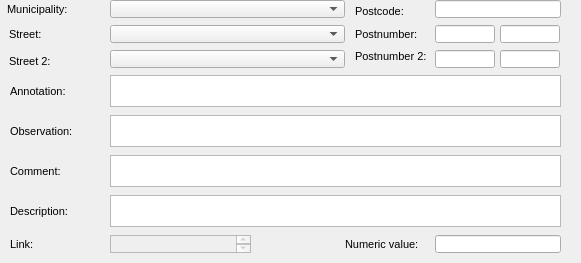
      <widget class="QWidget" name="page_48">
       <property name="geometry">
        <rect>
         <x>0</x>
         <y>0</y>
         <width>581</width>
         <height>263</height>
        </rect>
       </property>
       <attribute name="label">
        <string>Additional information</string>
       </attribute>
       <widget class="QLabel" name="label_streetaxis2_id">
        <property name="geometry">
         <rect>
          <x>9</x>
          <y>50</y>
          <width>83</width>
          <height>22</height>
         </rect>
        </property>
        <property name="font">
         <font>
          <pointsize>8</pointsize>
         </font>
        </property>
        <property name="frameShape">
         <enum>QFrame::NoFrame</enum>
        </property>
        <property name="frameShadow">
         <enum>QFrame::Plain</enum>
        </property>
        <property name="text">
         <string>Street 2:</string>
        </property>
        <property name="textFormat">
         <enum>Qt::AutoText</enum>
        </property>
        <property name="scaledContents">
         <bool>false</bool>
        </property>
        <property name="alignment">
         <set>Qt::AlignLeading|Qt::AlignLeft|Qt::AlignVCenter</set>
        </property>
        <property name="margin">
         <number>3</number>
        </property>
       </widget>
       <widget class="QLabel" name="label_comment">
        <property name="geometry">
         <rect>
          <x>10</x>
          <y>160</y>
          <width>90</width>
          <height>22</height>
         </rect>
        </property>
        <property name="font">
         <font>
          <pointsize>8</pointsize>
         </font>
        </property>
        <property name="frameShape">
         <enum>QFrame::NoFrame</enum>
        </property>
        <property name="frameShadow">
         <enum>QFrame::Plain</enum>
        </property>
        <property name="text">
         <string>Comment:</string>
        </property>
        <property name="textFormat">
         <enum>Qt::AutoText</enum>
        </property>
        <property name="scaledContents">
         <bool>false</bool>
        </property>
        <property name="alignment">
         <set>Qt::AlignLeading|Qt::AlignLeft|Qt::AlignVCenter</set>
        </property>
        <property name="margin">
         <number>3</number>
        </property>
       </widget>
       <widget class="QLabel" name="label_streetaxis_id">
        <property name="geometry">
         <rect>
          <x>9</x>
          <y>23</y>
          <width>99</width>
          <height>22</height>
         </rect>
        </property>
        <property name="font">
         <font>
          <pointsize>8</pointsize>
         </font>
        </property>
        <property name="frameShape">
         <enum>QFrame::NoFrame</enum>
        </property>
        <property name="frameShadow">
         <enum>QFrame::Plain</enum>
        </property>
        <property name="text">
         <string>Street:</string>
        </property>
        <property name="textFormat">
         <enum>Qt::AutoText</enum>
        </property>
        <property name="scaledContents">
         <bool>false</bool>
        </property>
        <property name="alignment">
         <set>Qt::AlignLeading|Qt::AlignLeft|Qt::AlignVCenter</set>
        </property>
        <property name="margin">
         <number>3</number>
        </property>
       </widget>
       <widget class="QLineEdit" name="postcode">
        <property name="geometry">
         <rect>
          <x>435</x>
          <y>0</y>
          <width>126</width>
          <height>18</height>
         </rect>
        </property>
        <property name="font">
         <font>
          <pointsize>8</pointsize>
         </font>
        </property>
        <property name="inputMask">
         <string/>
        </property>
        <property name="text">
         <string/>
        </property>
        <property name="frame">
         <bool>true</bool>
        </property>
       </widget>
       <widget class="QLabel" name="label_postcode">
        <property name="geometry">
         <rect>
          <x>355</x>
          <y>0</y>
          <width>83</width>
          <height>22</height>
         </rect>
        </property>
        <property name="font">
         <font>
          <pointsize>8</pointsize>
         </font>
        </property>
        <property name="frameShape">
         <enum>QFrame::NoFrame</enum>
        </property>
        <property name="frameShadow">
         <enum>QFrame::Plain</enum>
        </property>
        <property name="text">
         <string>Postcode:</string>
        </property>
        <property name="textFormat">
         <enum>Qt::AutoText</enum>
        </property>
        <property name="scaledContents">
         <bool>false</bool>
        </property>
        <property name="alignment">
         <set>Qt::AlignLeading|Qt::AlignLeft|Qt::AlignVCenter</set>
        </property>
        <property name="margin">
         <number>3</number>
        </property>
       </widget>
       <widget class="QLineEdit" name="num_value">
        <property name="geometry">
         <rect>
          <x>435</x>
          <y>235</y>
          <width>126</width>
          <height>18</height>
         </rect>
        </property>
        <property name="echoMode">
         <enum>QLineEdit::Normal</enum>
        </property>
       </widget>
       <widget class="QLineEdit" name="postcomplement">
        <property name="geometry">
         <rect>
          <x>500</x>
          <y>25</y>
          <width>60</width>
          <height>18</height>
         </rect>
        </property>
        <property name="font">
         <font>
          <pointsize>8</pointsize>
         </font>
        </property>
        <property name="inputMask">
         <string/>
        </property>
        <property name="text">
         <string/>
        </property>
        <property name="frame">
         <bool>true</bool>
        </property>
       </widget>
       <widget class="QLabel" name="label_muni_id">
        <property name="geometry">
         <rect>
          <x>7</x>
          <y>-2</y>
          <width>90</width>
          <height>22</height>
         </rect>
        </property>
        <property name="font">
         <font>
          <pointsize>8</pointsize>
         </font>
        </property>
        <property name="frameShape">
         <enum>QFrame::NoFrame</enum>
        </property>
        <property name="frameShadow">
         <enum>QFrame::Plain</enum>
        </property>
        <property name="text">
         <string>Municipality:</string>
        </property>
        <property name="textFormat">
         <enum>Qt::AutoText</enum>
        </property>
        <property name="scaledContents">
         <bool>false</bool>
        </property>
        <property name="alignment">
         <set>Qt::AlignLeading|Qt::AlignLeft|Qt::AlignVCenter</set>
        </property>
        <property name="margin">
         <number>3</number>
        </property>
       </widget>
       <widget class="QComboBox" name="muni_id">
        <property name="geometry">
         <rect>
          <x>110</x>
          <y>0</y>
          <width>235</width>
          <height>18</height>
         </rect>
        </property>
        <property name="font">
         <font>
          <pointsize>8</pointsize>
         </font>
        </property>
       </widget>
       <widget class="QLineEdit" name="postcomplement2">
        <property name="geometry">
         <rect>
          <x>500</x>
          <y>50</y>
          <width>60</width>
          <height>18</height>
         </rect>
        </property>
        <property name="font">
         <font>
          <pointsize>8</pointsize>
         </font>
        </property>
        <property name="inputMask">
         <string/>
        </property>
        <property name="text">
         <string/>
        </property>
        <property name="frame">
         <bool>true</bool>
        </property>
       </widget>
       <widget class="QComboBox" name="streetaxis2_id">
        <property name="geometry">
         <rect>
          <x>110</x>
          <y>50</y>
          <width>235</width>
          <height>18</height>
         </rect>
        </property>
        <property name="font">
         <font>
          <pointsize>8</pointsize>
         </font>
        </property>
       </widget>
       <widget class="QLabel" name="label_postnumber">
        <property name="geometry">
         <rect>
          <x>355</x>
          <y>23</y>
          <width>83</width>
          <height>22</height>
         </rect>
        </property>
        <property name="font">
         <font>
          <pointsize>8</pointsize>
         </font>
        </property>
        <property name="frameShape">
         <enum>QFrame::NoFrame</enum>
        </property>
        <property name="frameShadow">
         <enum>QFrame::Plain</enum>
        </property>
        <property name="text">
         <string>Postnumber:</string>
        </property>
        <property name="textFormat">
         <enum>Qt::AutoText</enum>
        </property>
        <property name="scaledContents">
         <bool>false</bool>
        </property>
        <property name="alignment">
         <set>Qt::AlignLeading|Qt::AlignLeft|Qt::AlignVCenter</set>
        </property>
        <property name="margin">
         <number>3</number>
        </property>
       </widget>
       <widget class="QLabel" name="label_num_value">
        <property name="geometry">
         <rect>
          <x>345</x>
          <y>233</y>
          <width>90</width>
          <height>22</height>
         </rect>
        </property>
        <property name="font">
         <font>
          <pointsize>8</pointsize>
         </font>
        </property>
        <property name="frameShape">
         <enum>QFrame::NoFrame</enum>
        </property>
        <property name="frameShadow">
         <enum>QFrame::Plain</enum>
        </property>
        <property name="text">
         <string>Numeric value:</string>
        </property>
        <property name="textFormat">
         <enum>Qt::AutoText</enum>
        </property>
        <property name="scaledContents">
         <bool>false</bool>
        </property>
        <property name="alignment">
         <set>Qt::AlignLeading|Qt::AlignLeft|Qt::AlignVCenter</set>
        </property>
        <property name="margin">
         <number>3</number>
        </property>
       </widget>
       <widget class="QTextEdit" name="annotation">
        <property name="geometry">
         <rect>
          <x>110</x>
          <y>75</y>
          <width>451</width>
          <height>32</height>
         </rect>
        </property>
        <property name="frameShape">
         <enum>QFrame::StyledPanel</enum>
        </property>
        <property name="frameShadow">
         <enum>QFrame::Raised</enum>
        </property>
       </widget>
       <widget class="QLabel" name="label_link">
        <property name="geometry">
         <rect>
          <x>10</x>
          <y>233</y>
          <width>90</width>
          <height>22</height>
         </rect>
        </property>
        <property name="font">
         <font>
          <pointsize>8</pointsize>
         </font>
        </property>
        <property name="frameShape">
         <enum>QFrame::NoFrame</enum>
        </property>
        <property name="frameShadow">
         <enum>QFrame::Plain</enum>
        </property>
        <property name="text">
         <string>Link:</string>
        </property>
        <property name="textFormat">
         <enum>Qt::AutoText</enum>
        </property>
        <property name="scaledContents">
         <bool>false</bool>
        </property>
        <property name="alignment">
         <set>Qt::AlignLeading|Qt::AlignLeft|Qt::AlignVCenter</set>
        </property>
        <property name="margin">
         <number>3</number>
        </property>
       </widget>
       <widget class="QLabel" name="label_observ">
        <property name="geometry">
         <rect>
          <x>10</x>
          <y>120</y>
          <width>90</width>
          <height>22</height>
         </rect>
        </property>
        <property name="font">
         <font>
          <pointsize>8</pointsize>
         </font>
        </property>
        <property name="frameShape">
         <enum>QFrame::NoFrame</enum>
        </property>
        <property name="frameShadow">
         <enum>QFrame::Plain</enum>
        </property>
        <property name="text">
         <string>Observation:</string>
        </property>
        <property name="textFormat">
         <enum>Qt::AutoText</enum>
        </property>
        <property name="scaledContents">
         <bool>false</bool>
        </property>
        <property name="alignment">
         <set>Qt::AlignLeading|Qt::AlignLeft|Qt::AlignVCenter</set>
        </property>
        <property name="margin">
         <number>3</number>
        </property>
       </widget>
       <widget class="QLabel" name="label_annotation">
        <property name="geometry">
         <rect>
          <x>10</x>
          <y>80</y>
          <width>90</width>
          <height>22</height>
         </rect>
        </property>
        <property name="font">
         <font>
          <pointsize>8</pointsize>
         </font>
        </property>
        <property name="frameShape">
         <enum>QFrame::NoFrame</enum>
        </property>
        <property name="frameShadow">
         <enum>QFrame::Plain</enum>
        </property>
        <property name="text">
         <string>Annotation:</string>
        </property>
        <property name="textFormat">
         <enum>Qt::AutoText</enum>
        </property>
        <property name="scaledContents">
         <bool>false</bool>
        </property>
        <property name="alignment">
         <set>Qt::AlignLeading|Qt::AlignLeft|Qt::AlignVCenter</set>
        </property>
        <property name="margin">
         <number>3</number>
        </property>
       </widget>
       <widget class="QLineEdit" name="postnumber2">
        <property name="geometry">
         <rect>
          <x>435</x>
          <y>50</y>
          <width>60</width>
          <height>18</height>
         </rect>
        </property>
        <property name="font">
         <font>
          <pointsize>8</pointsize>
         </font>
        </property>
        <property name="inputMask">
         <string/>
        </property>
        <property name="text">
         <string/>
        </property>
        <property name="frame">
         <bool>true</bool>
        </property>
       </widget>
       <widget class="QComboBox" name="streetaxis_id">
        <property name="geometry">
         <rect>
          <x>110</x>
          <y>25</y>
          <width>235</width>
          <height>18</height>
         </rect>
        </property>
        <property name="font">
         <font>
          <pointsize>8</pointsize>
         </font>
        </property>
       </widget>
       <widget class="QLineEdit" name="postnumber">
        <property name="geometry">
         <rect>
          <x>435</x>
          <y>25</y>
          <width>60</width>
          <height>18</height>
         </rect>
        </property>
        <property name="font">
         <font>
          <pointsize>8</pointsize>
         </font>
        </property>
        <property name="inputMask">
         <string/>
        </property>
        <property name="text">
         <string/>
        </property>
        <property name="frame">
         <bool>true</bool>
        </property>
       </widget>
       <widget class="QTextEdit" name="observ">
        <property name="geometry">
         <rect>
          <x>110</x>
          <y>115</y>
          <width>451</width>
          <height>32</height>
         </rect>
        </property>
       </widget>
       <widget class="QLabel" name="label_postnumber2">
        <property name="geometry">
         <rect>
          <x>355</x>
          <y>45</y>
          <width>85</width>
          <height>22</height>
         </rect>
        </property>
        <property name="font">
         <font>
          <pointsize>8</pointsize>
         </font>
        </property>
        <property name="frameShape">
         <enum>QFrame::NoFrame</enum>
        </property>
        <property name="frameShadow">
         <enum>QFrame::Plain</enum>
        </property>
        <property name="text">
         <string>Postnumber 2:</string>
        </property>
        <property name="textFormat">
         <enum>Qt::AutoText</enum>
        </property>
        <property name="scaledContents">
         <bool>false</bool>
        </property>
        <property name="alignment">
         <set>Qt::AlignLeading|Qt::AlignLeft|Qt::AlignVCenter</set>
        </property>
        <property name="margin">
         <number>3</number>
        </property>
       </widget>
       <widget class="QLabel" name="label_descript_2">
        <property name="geometry">
         <rect>
          <x>10</x>
          <y>200</y>
          <width>91</width>
          <height>22</height>
         </rect>
        </property>
        <property name="font">
         <font>
          <pointsize>8</pointsize>
         </font>
        </property>
        <property name="frameShape">
         <enum>QFrame::NoFrame</enum>
        </property>
        <property name="frameShadow">
         <enum>QFrame::Plain</enum>
        </property>
        <property name="text">
         <string>Description:</string>
        </property>
        <property name="textFormat">
         <enum>Qt::AutoText</enum>
        </property>
        <property name="scaledContents">
         <bool>false</bool>
        </property>
        <property name="alignment">
         <set>Qt::AlignLeading|Qt::AlignLeft|Qt::AlignVCenter</set>
        </property>
        <property name="margin">
         <number>3</number>
        </property>
       </widget>
       <widget class="QTextEdit" name="link">
        <property name="enabled">
         <bool>false</bool>
        </property>
        <property name="geometry">
         <rect>
          <x>110</x>
          <y>235</y>
          <width>141</width>
          <height>18</height>
         </rect>
        </property>
       </widget>
       <widget class="QTextEdit" name="comment">
        <property name="geometry">
         <rect>
          <x>110</x>
          <y>155</y>
          <width>451</width>
          <height>32</height>
         </rect>
        </property>
        <property name="frameShadow">
         <enum>QFrame::Sunken</enum>
        </property>
        <property name="lineWidth">
         <number>1</number>
        </property>
       </widget>
       <widget class="QTextEdit" name="descript">
        <property name="geometry">
         <rect>
          <x>110</x>
          <y>195</y>
          <width>451</width>
          <height>32</height>
         </rect>
        </property>
       </widget>
      </widget>
